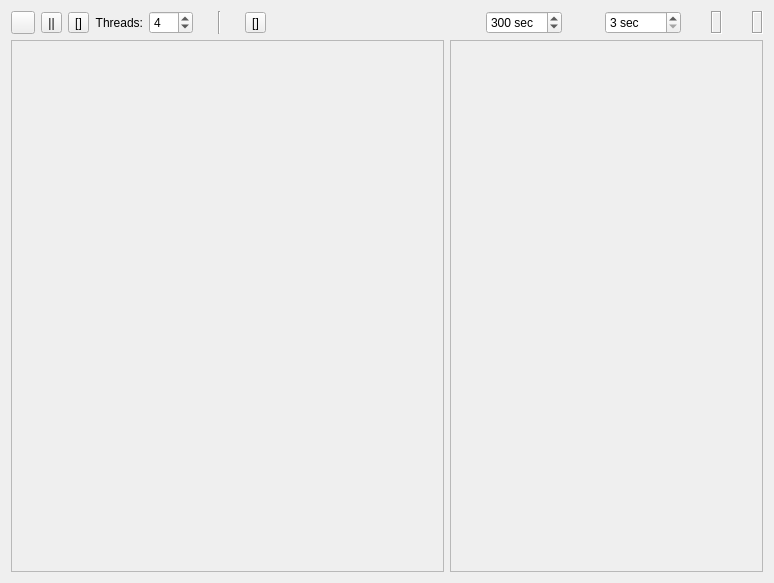
<?xml version="1.0" encoding="UTF-8"?>
<ui version="4.0">
 <class>setupPage</class>
 <widget class="QWidget" name="setupPage">
  <property name="geometry">
   <rect>
    <x>0</x>
    <y>0</y>
    <width>774</width>
    <height>583</height>
   </rect>
  </property>
  <property name="cursor">
   <cursorShape>ArrowCursor</cursorShape>
  </property>
  <property name="windowTitle">
   <string>setupPage</string>
  </property>
  <property name="windowOpacity">
   <double>0.000000000000000</double>
  </property>
  <layout class="QGridLayout" name="gridLayout_2">
   <item row="1" column="0" colspan="2">
    <widget class="QFrame" name="frame">
     <property name="frameShape">
      <enum>QFrame::StyledPanel</enum>
     </property>
     <property name="frameShadow">
      <enum>QFrame::Raised</enum>
     </property>
     <layout class="QGridLayout" name="gridLayout_3"/>
    </widget>
   </item>
   <item row="0" column="2">
    <layout class="QHBoxLayout" name="horizontalLayout_5" stretch="0,0,0,0,0,0,0,0,0,0,0,0,0">
     <property name="spacing">
      <number>0</number>
     </property>
     <property name="leftMargin">
      <number>0</number>
     </property>
     <property name="rightMargin">
      <number>0</number>
     </property>
     <item>
      <widget class="QLabel" name="writeIntervalLabel_1">
       <property name="pixmap">
        <pixmap resource="../../../../../Practice/qtgui/icons.qrc">:/icons/analogclockicon.png</pixmap>
       </property>
       <property name="alignment">
        <set>Qt::AlignCenter</set>
       </property>
      </widget>
     </item>
     <item>
      <widget class="QLabel" name="writeIntervalLabel_2">
       <property name="pixmap">
        <pixmap resource="../../../../../Practice/qtgui/icons.qrc">:/icons/arrowicon.png</pixmap>
       </property>
       <property name="alignment">
        <set>Qt::AlignCenter</set>
       </property>
      </widget>
     </item>
     <item>
      <widget class="QLabel" name="writeIntervalLabel_3">
       <property name="minimumSize">
        <size>
         <width>22</width>
         <height>0</height>
        </size>
       </property>
       <property name="pixmap">
        <pixmap resource="../../../../../Practice/qtgui/icons.qrc">:/icons/imageicon.png</pixmap>
       </property>
       <property name="alignment">
        <set>Qt::AlignLeading|Qt::AlignLeft|Qt::AlignVCenter</set>
       </property>
      </widget>
     </item>
     <item>
      <widget class="QSpinBox" name="spinBox_overrideWriteInterval">
       <property name="minimumSize">
        <size>
         <width>75</width>
         <height>0</height>
        </size>
       </property>
       <property name="toolTip">
        <string>Override write interval (seconds)</string>
       </property>
       <property name="suffix">
        <string> sec</string>
       </property>
       <property name="minimum">
        <number>3</number>
       </property>
       <property name="maximum">
        <number>3600</number>
       </property>
       <property name="singleStep">
        <number>60</number>
       </property>
       <property name="value">
        <number>300</number>
       </property>
      </widget>
     </item>
     <item>
      <spacer name="writeIntervalHorizontalSpacer">
       <property name="orientation">
        <enum>Qt::Horizontal</enum>
       </property>
       <property name="sizeType">
        <enum>QSizePolicy::Fixed</enum>
       </property>
       <property name="sizeHint" stdset="0">
        <size>
         <width>7</width>
         <height>0</height>
        </size>
       </property>
      </spacer>
     </item>
     <item>
      <widget class="QLabel" name="displayIntervalLabel_1">
       <property name="pixmap">
        <pixmap resource="../../../../../Practice/qtgui/icons.qrc">:/icons/analogclockicon.png</pixmap>
       </property>
       <property name="alignment">
        <set>Qt::AlignCenter</set>
       </property>
      </widget>
     </item>
     <item>
      <widget class="QLabel" name="displayIntervalLabel_2">
       <property name="pixmap">
        <pixmap resource="../../../../../Practice/qtgui/icons.qrc">:/icons/arrowicon.png</pixmap>
       </property>
       <property name="alignment">
        <set>Qt::AlignCenter</set>
       </property>
      </widget>
     </item>
     <item>
      <widget class="QLabel" name="displayIntervalLabel_3">
       <property name="minimumSize">
        <size>
         <width>22</width>
         <height>0</height>
        </size>
       </property>
       <property name="pixmap">
        <pixmap resource="../../../../../Practice/qtgui/icons.qrc">:/icons/viewicon.png</pixmap>
       </property>
       <property name="alignment">
        <set>Qt::AlignLeading|Qt::AlignLeft|Qt::AlignVCenter</set>
       </property>
      </widget>
     </item>
     <item>
      <widget class="QSpinBox" name="spinBox_overrideDisplayInterval">
       <property name="minimumSize">
        <size>
         <width>75</width>
         <height>0</height>
        </size>
       </property>
       <property name="toolTip">
        <string>Override display interval (seconds)</string>
       </property>
       <property name="suffix">
        <string> sec</string>
       </property>
       <property name="minimum">
        <number>3</number>
       </property>
       <property name="maximum">
        <number>3600</number>
       </property>
       <property name="singleStep">
        <number>10</number>
       </property>
       <property name="value">
        <number>3</number>
       </property>
      </widget>
     </item>
     <item>
      <widget class="QLabel" name="resolutioniconLabel">
       <property name="sizePolicy">
        <sizepolicy hsizetype="Minimum" vsizetype="Preferred">
         <horstretch>0</horstretch>
         <verstretch>0</verstretch>
        </sizepolicy>
       </property>
       <property name="minimumSize">
        <size>
         <width>30</width>
         <height>0</height>
        </size>
       </property>
       <property name="text">
        <string/>
       </property>
       <property name="textFormat">
        <enum>Qt::AutoText</enum>
       </property>
       <property name="scaledContents">
        <bool>false</bool>
       </property>
       <property name="alignment">
        <set>Qt::AlignCenter</set>
       </property>
       <property name="wordWrap">
        <bool>false</bool>
       </property>
       <property name="margin">
        <number>0</number>
       </property>
      </widget>
     </item>
     <item>
      <widget class="QLabel" name="resinfoLabel">
       <property name="minimumSize">
        <size>
         <width>0</width>
         <height>0</height>
        </size>
       </property>
       <property name="frameShape">
        <enum>QFrame::Box</enum>
       </property>
       <property name="frameShadow">
        <enum>QFrame::Sunken</enum>
       </property>
       <property name="text">
        <string/>
       </property>
      </widget>
     </item>
     <item>
      <widget class="QLabel" name="zoomiconlabel">
       <property name="sizePolicy">
        <sizepolicy hsizetype="Fixed" vsizetype="Preferred">
         <horstretch>0</horstretch>
         <verstretch>0</verstretch>
        </sizepolicy>
       </property>
       <property name="minimumSize">
        <size>
         <width>30</width>
         <height>0</height>
        </size>
       </property>
       <property name="lineWidth">
        <number>1</number>
       </property>
       <property name="text">
        <string/>
       </property>
       <property name="pixmap">
        <pixmap resource="../../../../../Practice/qtgui/icons.qrc">:/icons/zoomicon.png</pixmap>
       </property>
       <property name="scaledContents">
        <bool>false</bool>
       </property>
       <property name="alignment">
        <set>Qt::AlignCenter</set>
       </property>
       <property name="margin">
        <number>0</number>
       </property>
       <property name="indent">
        <number>-1</number>
       </property>
      </widget>
     </item>
     <item>
      <widget class="QLabel" name="zoominfoLabel">
       <property name="minimumSize">
        <size>
         <width>0</width>
         <height>0</height>
        </size>
       </property>
       <property name="frameShape">
        <enum>QFrame::Box</enum>
       </property>
       <property name="frameShadow">
        <enum>QFrame::Sunken</enum>
       </property>
       <property name="text">
        <string/>
       </property>
       <property name="alignment">
        <set>Qt::AlignLeading|Qt::AlignLeft|Qt::AlignVCenter</set>
       </property>
      </widget>
     </item>
    </layout>
   </item>
   <item row="0" column="0">
    <layout class="QGridLayout" name="gridLayout" columnstretch="0,0,0,0,90,0,0">
     <property name="verticalSpacing">
      <number>0</number>
     </property>
     <item row="0" column="0">
      <widget class="QToolButton" name="button_resume">
       <property name="toolTip">
        <string>Resume rendering</string>
       </property>
       <property name="text">
        <string/>
       </property>
       <property name="icon">
        <iconset resource="../../../../../Practice/qtgui/icons.qrc">
         <normaloff>:/icons/resumeicon.png</normaloff>:/icons/resumeicon.png</iconset>
       </property>
      </widget>
     </item>
     <item row="0" column="1">
      <widget class="QToolButton" name="button_pause">
       <property name="toolTip">
        <string>Pause current rendering</string>
       </property>
       <property name="text">
        <string>||</string>
       </property>
       <property name="icon">
        <iconset resource="../../../../../Practice/qtgui/icons.qrc">
         <normaloff>:/icons/pauseicon.png</normaloff>:/icons/pauseicon.png</iconset>
       </property>
      </widget>
     </item>
     <item row="0" column="2">
      <widget class="QToolButton" name="button_stop">
       <property name="toolTip">
        <string>Stop current rendering</string>
       </property>
       <property name="text">
        <string>[]</string>
       </property>
       <property name="icon">
        <iconset resource="../../../../../Practice/qtgui/icons.qrc">
         <normaloff>:/icons/stopicon.png</normaloff>:/icons/stopicon.png</iconset>
       </property>
      </widget>
     </item>
     <item row="0" column="3">
      <widget class="QLabel" name="label_threadCount">
       <property name="sizePolicy">
        <sizepolicy hsizetype="Preferred" vsizetype="Preferred">
         <horstretch>0</horstretch>
         <verstretch>0</verstretch>
        </sizepolicy>
       </property>
       <property name="minimumSize">
        <size>
         <width>0</width>
         <height>0</height>
        </size>
       </property>
       <property name="text">
        <string>Threads:</string>
       </property>
       <property name="alignment">
        <set>Qt::AlignRight|Qt::AlignTrailing|Qt::AlignVCenter</set>
       </property>
      </widget>
     </item>
     <item row="0" column="4">
      <widget class="QSpinBox" name="spinBox_Threads">
       <property name="sizePolicy">
        <sizepolicy hsizetype="Fixed" vsizetype="Fixed">
         <horstretch>0</horstretch>
         <verstretch>0</verstretch>
        </sizepolicy>
       </property>
       <property name="minimumSize">
        <size>
         <width>44</width>
         <height>0</height>
        </size>
       </property>
       <property name="layoutDirection">
        <enum>Qt::LeftToRight</enum>
       </property>
       <property name="alignment">
        <set>Qt::AlignLeading|Qt::AlignLeft|Qt::AlignVCenter</set>
       </property>
       <property name="buttonSymbols">
        <enum>QAbstractSpinBox::UpDownArrows</enum>
       </property>
       <property name="keyboardTracking">
        <bool>false</bool>
       </property>
       <property name="prefix">
        <string/>
       </property>
       <property name="minimum">
        <number>1</number>
       </property>
       <property name="maximum">
        <number>32</number>
       </property>
       <property name="value">
        <number>4</number>
       </property>
      </widget>
     </item>
     <item row="0" column="5">
      <widget class="Line" name="line_2">
       <property name="sizePolicy">
        <sizepolicy hsizetype="Fixed" vsizetype="Minimum">
         <horstretch>0</horstretch>
         <verstretch>0</verstretch>
        </sizepolicy>
       </property>
       <property name="minimumSize">
        <size>
         <width>40</width>
         <height>0</height>
        </size>
       </property>
       <property name="orientation">
        <enum>Qt::Vertical</enum>
       </property>
      </widget>
     </item>
     <item row="0" column="6">
      <widget class="QToolButton" name="button_copyToClipboard">
       <property name="toolTip">
        <string>Copy rendering image to clipboard.</string>
       </property>
       <property name="text">
        <string>[]</string>
       </property>
       <property name="icon">
        <iconset resource="../../../../../Practice/qtgui/icons.qrc">
         <normaloff>:/icons/clipboardicon.png</normaloff>:/icons/clipboardicon.png</iconset>
       </property>
      </widget>
     </item>
    </layout>
   </item>
   <item row="0" column="1">
    <spacer name="horizontalSpacer_2">
     <property name="orientation">
      <enum>Qt::Horizontal</enum>
     </property>
     <property name="sizeHint" stdset="0">
      <size>
       <width>146</width>
       <height>20</height>
      </size>
     </property>
    </spacer>
   </item>
   <item row="1" column="2">
    <widget class="QScrollArea" name="panesArea">
     <property name="widgetResizable">
      <bool>true</bool>
     </property>
     <widget class="QWidget" name="panesAreaContents">
      <property name="geometry">
       <rect>
        <x>0</x>
        <y>0</y>
        <width>331</width>
        <height>533</height>
       </rect>
      </property>
      <layout class="QVBoxLayout" name="verticalLayout_2">
       <item>
        <layout class="QVBoxLayout" name="panesLayout"/>
       </item>
      </layout>
     </widget>
    </widget>
   </item>
  </layout>
 </widget>
 <resources>
  <include location="../../../../../Practice/qtgui/icons.qrc"/>
  <include location="icons.qrc"/>
 </resources>
 <connections/>
</ui>
